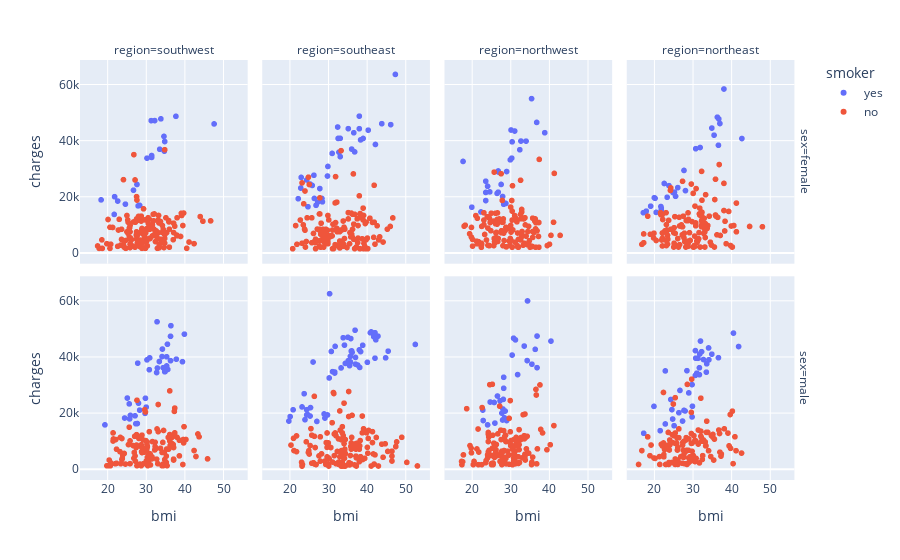

The notebook cell this image was saved under:
### Markdown cell above
## Checking for relationships between the charges and categorical attributes regions, sex, and smoker for more details.

### Code cell
# for each sex, finding the relationship between charges and bmi
fig = px.scatter(df, x="bmi", y="charges", color="smoker", facet_col= "region", facet_row= 'sex')
fig.show()

### Figure 1 — Plotly figure (JSON) as saved in the notebook; plotly's stock layout.template omitted (floating-point values rounded to 4 significant figures; data arrays with more than 128 entries replaced by an {"elided": "..."} marker saying what was removed)
{"data": [{"hovertemplate": "smoker=yes<br>sex=female<br>region=southwest<br>bmi=%{x}<br>charges=%{y}<extra></extra>", "legendgroup": "yes", "marker": {"color": "#636efa", "symbol": "circle"}, "mode": "markers", "name": "yes", "showlegend": true, "type": "scattergl", "x": [27.9, 34.8, 31.3, 28.3, 37.7, 32.2, 31.4, 33.8, 21.7, 22.6, 33.5, 27.6, 47.6, 24.6, 18.3, 31.4, 26.7, 34.6, 21.8, 30.2, 34.7], "xaxis": "x5", "y": [16880.0, 39840.0, 47290.0, 17080.0, 48820.0, 47310.0, 34840.0, 47930.0, 13840.0, 18610.0, 37080.0, 24520.0, 46110.0, 17500.0, 19020.0, 34170.0, 22480.0, 41660.0, 20170.0, 33900.0, 36400.0], "yaxis": "y5"}, {"hovertemplate": "smoker=yes<br>sex=female<br>region=southeast<br>bmi=%{x}<br>charges=%{y}<extra></extra>", "legendgroup": "yes", "marker": {"color": "#636efa", "symbol": "circle"}, "mode": "markers", "name": "yes", "showlegend": false, "type": "scattergl", "x": [26.29, 22.88, 24.75, 29.92, 27.94, 36.85, 36.08, 22.22, 26.84, 28.38, 38.06, 47.41, 46.2, 36.63, 33.11, 25.3, 22.99, 43.89, 38.06, 39.05, 38.39, 26.4, 27.83, 42.24, 32.78, 29.81, 32.45, 33.11, 31.02, 35.2, 25.85, 32.56, 28.49, 27.28, 24.42, 40.37], "xaxis": "x6", "y": [27810.0, 23240.0, 16580.0, 30940.0, 19110.0, 36150.0, 37130.0, 19440.0, 17090.0, 19520.0, 48890.0, 63770.0, 45860.0, 42970.0, 34440.0, 24670.0, 27040.0, 46200.0, 44400.0, 40930.0, 40420.0, 19540.0, 23070.0, 38790.0, 36020.0, 27530.0, 45010.0, 40970.0, 35600.0, 44420.0, 24180.0, 40940.0, 18330.0, 18220.0, 26130.0, 43900.0], "yaxis": "y6"}, {"hovertemplate": "smoker=yes<br>sex=female<br>region=northwest<br>bmi=%{x}<br>charges=%{y}<extra></extra>", "legendgroup": "yes", "marker": {"color": "#636efa", "symbol": "circle"}, "mode": "markers", "name": "yes", "showlegend": false, "type": "scattergl", "x": [22.42, 31.16, 17.77, 26.6, 28.31, 26.98, 34.1, 30.21, 28.31, 23.66, 38.95, 32.77, 28.88, 35.53, 26.89, 26.89, 20.05, 23.66, 30.5, 28.02, 24.7, 30.4, 36.86, 32.49, 24.13, 30.02, 27.64, 23.66, 29.07], "xaxis": "x7", "y": [14710.0, 43580.0, 32730.0, 21350.0, 18030.0, 28950.0, 39980.0, 43940.0, 17470.0, 25680.0, 42980.0, 40000.0, 17750.0, 55140.0, 29330.0, 21770.0, 16420.0, 21680.0, 39730.0, 20230.0, 21880.0, 33910.0, 46660.0, 36900.0, 23890.0, 33310.0, 24540.0, 18770.0, 29140.0], "yaxis": "y7"}, {"hovertemplate": "smoker=yes<br>sex=female<br>region=northeast<br>bmi=%{x}<br>charges=%{y}<extra></extra>", "legendgroup": "yes", "marker": {"color": "#636efa", "symbol": "circle"}, "mode": "markers", "name": "yes", "showlegend": false, "type": "scattergl", "x": [31.92, 23.37, 36.67, 27.74, 28.12, 36.77, 22.61, 36.38, 24.89, 17.95, 20.23, 17.2, 38.09, 21.85, 21.75, 26.12, 30.78, 35.53, 23.84, 37.05, 20.05, 20.52, 34.96, 19.09, 42.75, 25.27, 25.55, 21.66, 21.85], "xaxis": "x8", "y": [37700.0, 19960.0, 38510.0, 29520.0, 22330.0, 47900.0, 24870.0, 48520.0, 21660.0, 15010.0, 19590.0, 14460.0, 58570.0, 15360.0, 16660.0, 23400.0, 37270.0, 42110.0, 24110.0, 46260.0, 19800.0, 14570.0, 44640.0, 16780.0, 40900.0, 21770.0, 20300.0, 14280.0, 16120.0], "yaxis": "y8"}, {"hovertemplate": "smoker=yes<br>sex=male<br>region=southwest<br>bmi=%{x}<br>charges=%{y}<extra></extra>", "legendgroup": "yes", "marker": {"color": "#636efa", "symbol": "circle"}, "mode": "markers", "name": "yes", "showlegend": false, "type": "scattergl", "x": [35.3, 36.3, 35.6, 36.4, 39.9, 28, 19.3, 34.8, 34.2, 27.7, 30.8, 32.9, 30, 25.1, 25.7, 34.4, 28.3, 37.8, 25.6, 34.1, 35.3, 35.5, 27.1, 24.4, 29.7, 30.2, 25.9, 32.7, 30.9, 29.8, 32.8, 33.4, 27.3, 36.3, 39.4, 34.9, 27.8], "xaxis": "x", "y": [36840.0, 38711, 35590.0, 51190.0, 48170.0, 23570.0, 15820.0, 34780.0, 42860.0, 16300.0, 35490.0, 36090.0, 22140.0, 25380.0, 17940.0, 36200.0, 21080.0, 39240.0, 23310.0, 40180.0, 40100.0, 44590.0, 19040.0, 18260.0, 19930.0, 39000.0, 19200.0, 34470.0, 39730.0, 25310.0, 52590.0, 38420.0, 16230.0, 47400.0, 38340.0, 34830.0, 37830.0], "yaxis": "y"}, {"hovertemplate": "smoker=yes<br>sex=male<br>region=southeast<br>bmi=%{x}<br>charges=%{y}<extra></extra>", "legendgroup": "yes", "marker": {"color": "#636efa", "symbol": "circle"}, "mode": "markers", "name": "yes", "showlegend": false, "type": "scattergl", "x": [42.13, 35.2, 34.43, 31.68, 23.98, 37.62, 35.09, 25.3, 24.42, 35.53, 24.64, 34.21, 42.35, 19.8, 45.54, 25.41, 35.97, 40.15, 33.88, 35.86, 23.21, 30.25, 26.07, 42.13, 38.06, 31.13, 35.75, 24.42, 29.15, 38.17, 20.9, 31.79, 28.93, 38.94, 40.92, 42.9, 30.8, 20.13, 36.08, 37.07, 52.58, 41.14, 37.07, 31.68, 36.19, 38.39, 33.33, 35.75, 44.88, 29.81, 41.8, 36.96, 23.76, 27.06, 30.36], "xaxis": "x2", "y": [39610.0, 38710.0, 37740.0, 34300.0, 17660.0, 37170.0, 47060.0, 18970.0, 21220.0, 36950.0, 19520.0, 44260.0, 46150.0, 17180.0, 42110.0, 21980.0, 42120.0, 38130.0, 46890.0, 46600.0, 22220.0, 32550.0, 38250.0, 48680.0, 42560.0, 34810.0, 40270.0, 19360.0, 18250.0, 36310.0, 21200.0, 43810.0, 19720.0, 44200.0, 48670.0, 47460.0, 42000.0, 18770.0, 42210.0, 37480.0, 44500.0, 48970.0, 39870.0, 34670.0, 41680.0, 41950.0, 36120.0, 38280.0, 39720.0, 19350.0, 47270.0, 49580.0, 26930.0, 17040.0, 62590.0], "yaxis": "y2"}, {"hovertemplate": "smoker=yes<br>sex=male<br>region=northwest<br>bmi=%{x}<br>charges=%{y}<extra></extra>", "legendgroup": "yes", "marker": {"color": "#636efa", "symbol": "circle"}, "mode": "markers", "name": "yes", "showlegend": false, "type": "scattergl", "x": [36.95, 22.89, 28.02, 28.69, 30.5, 29.07, 33.63, 31.92, 36.95, 34.39, 36.48, 27.36, 26.7, 28.31, 25.84, 40.56, 28.31, 31.35, 28.5, 24.13, 27.84, 24.8, 22.99, 28.21, 26.03, 35.62, 34.48, 30.88, 28.12], "xaxis": "x3", "y": [47500.0, 21100.0, 17560.0, 20750.0, 40720.0, 17350.0, 43920.0, 33750.0, 36220.0, 38750.0, 42760.0, 24390.0, 26110.0, 28870.0, 23810.0, 45700.0, 32790.0, 46130.0, 18310.0, 15820.0, 20010.0, 23970.0, 17360.0, 24920.0, 16450.0, 37470.0, 60020.0, 46720.0, 21470.0], "yaxis": "y3"}, {"hovertemplate": "smoker=yes<br>sex=male<br>region=northeast<br>bmi=%{x}<br>charges=%{y}<extra></extra>", "legendgroup": "yes", "marker": {"color": "#636efa", "symbol": "circle"}, "mode": "markers", "name": "yes", "showlegend": false, "type": "scattergl", "x": [36.67, 29.83, 19.95, 31.35, 25.18, 41.9, 27.74, 17.29, 31.82, 24.32, 40.56, 32.3, 30.68, 32.77, 28.5, 33.53, 26.41, 32.02, 31.73, 34.1, 24.8, 28.02, 30.78, 28.98, 31.73, 22.89, 34.2, 34.96, 22.89, 21.57, 30.68, 27.36, 33.63, 29.83, 31.07, 29.93, 24.61, 26.7], "xaxis": "x4", "y": [39770.0, 30180.0, 22410.0, 39560.0, 15520.0, 43750.0, 20980.0, 12830.0, 41100.0, 24870.0, 48550.0, 41920.0, 42300.0, 39130.0, 35150.0, 34620.0, 20150.0, 45710.0, 36190.0, 43250.0, 17900.0, 20770.0, 39600.0, 27220.0, 33730.0, 35070.0, 39050.0, 41030.0, 16140.0, 13750.0, 33480.0, 17180.0, 37610.0, 18650.0, 34250.0, 22460.0, 21260.0, 28100.0], "yaxis": "y4"}, {"hovertemplate": "smoker=no<br>sex=female<br>region=southwest<br>bmi=%{x}<br>charges=%{y}<extra></extra>", "legendgroup": "no", "marker": {"color": "#EF553B", "symbol": "circle"}, "mode": "markers", "name": "no", "showlegend": true, "type": "scattergl", "x": {"elided": "141 float values"}, "xaxis": "x5", "y": {"elided": "141 float values"}, "yaxis": "y5"}, {"hovertemplate": "smoker=no<br>sex=female<br>region=southeast<br>bmi=%{x}<br>charges=%{y}<extra></extra>", "legendgroup": "no", "marker": {"color": "#EF553B", "symbol": "circle"}, "mode": "markers", "name": "no", "showlegend": false, "type": "scattergl", "x": {"elided": "139 float values"}, "xaxis": "x6", "y": {"elided": "139 float values"}, "yaxis": "y6"}, {"hovertemplate": "smoker=no<br>sex=female<br>region=northwest<br>bmi=%{x}<br>charges=%{y}<extra></extra>", "legendgroup": "no", "marker": {"color": "#EF553B", "symbol": "circle"}, "mode": "markers", "name": "no", "showlegend": false, "type": "scattergl", "x": {"elided": "135 float values"}, "xaxis": "x7", "y": {"elided": "135 float values"}, "yaxis": "y7"}, {"hovertemplate": "smoker=no<br>sex=female<br>region=northeast<br>bmi=%{x}<br>charges=%{y}<extra></extra>", "legendgroup": "no", "marker": {"color": "#EF553B", "symbol": "circle"}, "mode": "markers", "name": "no", "showlegend": false, "type": "scattergl", "x": {"elided": "132 float values"}, "xaxis": "x8", "y": {"elided": "132 float values"}, "yaxis": "y8"}, {"hovertemplate": "smoker=no<br>sex=male<br>region=southwest<br>bmi=%{x}<br>charges=%{y}<extra></extra>", "legendgroup": "no", "marker": {"color": "#EF553B", "symbol": "circle"}, "mode": "markers", "name": "no", "showlegend": false, "type": "scattergl", "x": [34.4, 24.6, 40.3, 20.8, 37.3, 27.4, 30.8, 37.1, 34.7, 34.1, 28.4, 39.6, 30.3, 29.2, 22.3, 33, 30.8, 27.5, 35.3, 20.9, 30.3, 30.2, 26.8, 26.6, 27.2, 36.7, 34.5, 27.6, 30.5, 34.4, 25.6, 20.4, 23.9, 30.2, 33.1, 26.9, 28.9, 38.6, 29.6, 23.4, 37.4, 39.6, 34.3, 28.7, 43.4, 28.7, 30.4, 35.7, 30.8, 21.4, 23.8, 30.5, 30.2, 20.7, 32.6, 31.4, 38, 36.1, 29.3, 39.7, 42.4, 28.7, 36.1, 20.3, 36.2, 28.9, 36.6, 37.4, 35.4, 21.4, 23.7, 27, 35.2, 32.3, 36.1, 27.6, 22.3, 37.1, 33.7, 33.1, 31.5, 31.1, 28.1, 25.4, 29.9, 43.7, 36.2, 30.1, 28.8, 34.8, 39.5, 39.8, 31, 23.2, 25.8, 35.8, 27.1, 25.8, 29.6, 37, 31.6, 31.5, 22.1, 32.7, 28.6, 29.8, 30, 29.9, 32.8, 45.9, 32.3, 21.5, 34.1, 35.2, 37.1, 23.3, 24.3, 29.4, 19.8, 37.1, 27.5, 23.7, 22, 32.2, 42.9, 38.6], "xaxis": "x", "y": [1827.0, 1837.0, 10600.0, 2302.0, 20630.0, 7727.0, 4647.0, 7740.0, 6082.0, 1261.0, 1843.0, 10450.0, 8117.0, 10440.0, 7147.0, 1980.0, 5254.0, 12330.0, 7197.0, 1832.0, 4261.0, 7441.0, 3906.0, 8444.0, 2866.0, 9145.0, 13820.0, 24600.0, 4751.0, 1262.0, 14990.0, 3260.0, 5080.0, 8968.0, 23080.0, 5970.0, 5927.0, 4762.0, 7512.0, 1970.0, 21800.0, 10600.0, 9563.0, 1254.0, 12570.0, 8028.0, 1256.0, 11360.0, 13390.0, 12960.0, 3848.0, 2494.0, 9725.0, 1243.0, 7442.0, 3659.0, 11370.0, 10090.0, 1978.0, 9391.0, 6666.0, 8703.0, 12360.0, 1242.0, 8068.0, 12150.0, 11260.0, 12980.0, 1263.0, 10070.0, 3484.0, 11740.0, 2417.0, 8063.0, 27940.0, 1252.0, 2103.0, 3598.0, 7446.0, 13390.0, 4402.0, 1526.0, 10970.0, 8782.0, 6600.0, 11580.0, 8458.0, 6849.0, 6282.0, 3443.0, 1683.0, 15170.0, 5488.0, 6250.0, 10100.0, 7160.0, 4746.0, 1973.0, 21230.0, 8799.0, 9850.0, 4076.0, 10580.0, 3591.0, 11250.0, 20420.0, 2904.0, 10210.0, 14360.0, 3693.0, 9630.0, 10790.0, 5980.0, 4671.0, 12350.0, 11350.0, 5615.0, 6059.0, 1242.0, 3277.0, 8615.0, 10960.0, 1965.0, 6876.0, 4536.0, 10330.0], "yaxis": "y"}, {"hovertemplate": "smoker=no<br>sex=male<br>region=southeast<br>bmi=%{x}<br>charges=%{y}<extra></extra>", "legendgroup": "no", "marker": {"color": "#EF553B", "symbol": "circle"}, "mode": "markers", "name": "no", "showlegend": false, "type": "scattergl", "x": {"elided": "134 float values"}, "xaxis": "x2", "y": {"elided": "134 float values"}, "yaxis": "y2"}, {"hovertemplate": "smoker=no<br>sex=male<br>region=northwest<br>bmi=%{x}<br>charges=%{y}<extra></extra>", "legendgroup": "no", "marker": {"color": "#EF553B", "symbol": "circle"}, "mode": "markers", "name": "no", "showlegend": false, "type": "scattergl", "x": {"elided": "132 float values"}, "xaxis": "x3", "y": {"elided": "132 float values"}, "yaxis": "y3"}, {"hovertemplate": "smoker=no<br>sex=male<br>region=northeast<br>bmi=%{x}<br>charges=%{y}<extra></extra>", "legendgroup": "no", "marker": {"color": "#EF553B", "symbol": "circle"}, "mode": "markers", "name": "no", "showlegend": false, "type": "scattergl", "x": [29.83, 26.22, 23.84, 37.05, 27.36, 28.5, 26.89, 25.46, 32.2, 28.59, 23.75, 22.42, 32.49, 28.21, 18.91, 15.96, 19.95, 41.23, 25.46, 28.98, 25.84, 27.45, 27.64, 29.64, 22.99, 27.55, 34.87, 33.25, 32.77, 37.34, 40.95, 34.1, 36.77, 33.34, 35.24, 30.4, 22.14, 35.62, 31.45, 31.35, 30.59, 31.73, 29.45, 29.64, 25.93, 27.93, 26.03, 32.11, 22.42, 30.88, 39.42, 25.46, 28.02, 35.44, 33.44, 25.46, 20.23, 26.98, 28.88, 22.7, 38.19, 33.91, 30.78, 28.5, 26.41, 26.12, 27.36, 40.47, 24.04, 33.63, 27.64, 37.43, 26.03, 39.8, 36.95, 22.52, 25.84, 22.52, 24.7, 30.5, 23.66, 21.85, 24.04, 32.11, 22.52, 27.27, 32.59, 32.11, 29.73, 18.34, 24.8, 25.75, 25.46, 21.38, 30.11, 34.67, 19.19, 29.26, 24.98, 27.74, 28.88, 23.09, 35.24, 26.41, 29.83, 42.66, 31.45, 26.03, 28.98, 24.51, 29.64, 40.28, 23.56, 32.3, 21.47, 39.14, 23.94, 16.82, 30.3, 22.7, 25.18, 26.12, 28.31, 39.71, 33.53], "xaxis": "x4", "y": [6406.0, 2721.0, 2395.0, 6080.0, 8606.0, 6799.0, 4441.0, 3645.0, 11490.0, 30260.0, 1706.0, 27380.0, 3491.0, 10410.0, 4828.0, 1695.0, 4005.0, 6610.0, 9225.0, 4041.0, 9282.0, 9618.0, 4237.0, 20280.0, 1705.0, 6747.0, 11940.0, 9723.0, 10440.0, 4668.0, 11570.0, 6600.0, 13980.0, 8334.0, 12400.0, 3482.0, 8303.0, 10740.0, 8964.0, 9290.0, 2727.0, 2255.0, 2897.0, 12730.0, 11170.0, 1967.0, 6837.0, 11760.0, 9361.0, 3858.0, 8343.0, 1708.0, 6067.0, 3269.0, 8335.0, 12910.0, 3861.0, 4435.0, 6749.0, 7173.0, 14410.0, 13140.0, 10140.0, 1712.0, 11240.0, 7730.0, 2104.0, 1984.0, 8604.0, 17130.0, 5031.0, 5429.0, 3071.0, 7448.0, 12740.0, 5210.0, 3310.0, 4429.0, 12320.0, 10070.0, 13130.0, 8891.0, 10420.0, 13560.0, 8689.0, 4661.0, 4847.0, 25330.0, 32110.0, 11530.0, 9501.0, 3280.0, 25520.0, 4500.0, 4915.0, 4519.0, 8628.0, 4438.0, 23240.0, 9958.0, 2251.0, 1705.0, 11390.0, 14390.0, 9288.0, 5757.0, 13970.0, 2102.0, 10800.0, 2396.0, 9222.0, 20710.0, 8604.0, 9964.0, 1702.0, 12890.0, 6858.0, 6641.0, 11940.0, 6986.0, 11930.0, 1709.0, 11270.0, 19500.0, 13140.0], "yaxis": "y4"}], "layout": {"annotations": [{"font": {}, "showarrow": false, "text": "region=southwest", "x": 0.115, "xanchor": "center", "xref": "paper", "y": 1, "yanchor": "bottom", "yref": "paper"}, {"font": {}, "showarrow": false, "text": "region=southeast", "x": 0.365, "xanchor": "center", "xref": "paper", "y": 1, "yanchor": "bottom", "yref": "paper"}, {"font": {}, "showarrow": false, "text": "region=northwest", "x": 0.615, "xanchor": "center", "xref": "paper", "y": 1, "yanchor": "bottom", "yref": "paper"}, {"font": {}, "showarrow": false, "text": "region=northeast", "x": 0.865, "xanchor": "center", "xref": "paper", "y": 1, "yanchor": "bottom", "yref": "paper"}, {"font": {}, "showarrow": false, "text": "sex=male", "textangle": 90, "x": 0.98, "xanchor": "left", "xref": "paper", "y": 0.2425, "yanchor": "middle", "yref": "paper"}, {"font": {}, "showarrow": false, "text": "sex=female", "textangle": 90, "x": 0.98, "xanchor": "left", "xref": "paper", "y": 0.7575, "yanchor": "middle", "yref": "paper"}], "legend": {"title": {"text": "smoker"}, "tracegroupgap": 0}, "margin": {"t": 60}, "xaxis": {"anchor": "y", "domain": [0, 0.23], "title": {"text": "bmi"}}, "xaxis2": {"anchor": "y2", "domain": [0.25, 0.48], "matches": "x", "title": {"text": "bmi"}}, "xaxis3": {"anchor": "y3", "domain": [0.5, 0.73], "matches": "x", "title": {"text": "bmi"}}, "xaxis4": {"anchor": "y4", "domain": [0.75, 0.98], "matches": "x", "title": {"text": "bmi"}}, "xaxis5": {"anchor": "y5", "domain": [0, 0.23], "matches": "x", "showticklabels": false}, "xaxis6": {"anchor": "y6", "domain": [0.25, 0.48], "matches": "x", "showticklabels": false}, "xaxis7": {"anchor": "y7", "domain": [0.5, 0.73], "matches": "x", "showticklabels": false}, "xaxis8": {"anchor": "y8", "domain": [0.75, 0.98], "matches": "x", "showticklabels": false}, "yaxis": {"anchor": "x", "domain": [0, 0.485], "title": {"text": "charges"}}, "yaxis2": {"anchor": "x2", "domain": [0, 0.485], "matches": "y", "showticklabels": false}, "yaxis3": {"anchor": "x3", "domain": [0, 0.485], "matches": "y", "showticklabels": false}, "yaxis4": {"anchor": "x4", "domain": [0, 0.485], "matches": "y", "showticklabels": false}, "yaxis5": {"anchor": "x5", "domain": [0.515, 1], "matches": "y", "title": {"text": "charges"}}, "yaxis6": {"anchor": "x6", "domain": [0.515, 1], "matches": "y", "showticklabels": false}, "yaxis7": {"anchor": "x7", "domain": [0.515, 1], "matches": "y", "showticklabels": false}, "yaxis8": {"anchor": "x8", "domain": [0.515, 1], "matches": "y", "showticklabels": false}}}
